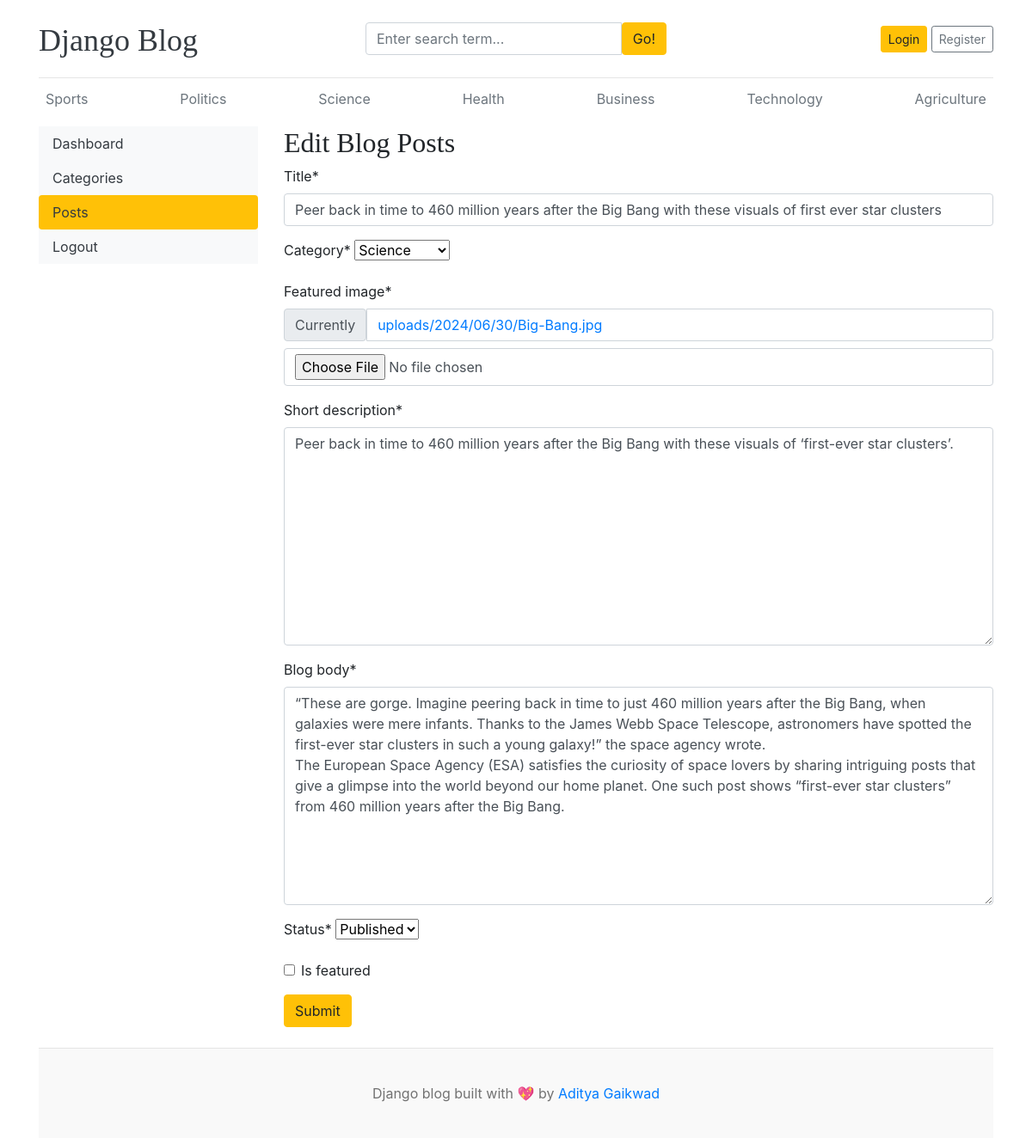
/dashboard/posts/edit/4, run on the app's committed database.
### blogs/models.py (models this page shows, shortened)
class Category(models.Model):
    category_name = models.CharField(max_length=50, unique=True)
    created_at = models.DateTimeField(auto_now_add=True)
    updated_at = models.DateTimeField(auto_now=True)
    class Meta:
        verbose_name_plural = 'categories'
    def __str__(self): # string representation of particular model
        return self.category_name

class Blog(models.Model):
    title = models.CharField(max_length=150)
    slug = models.SlugField(max_length=150, unique=True, blank=True)
    category = models.ForeignKey(Category, on_delete=models.CASCADE)
    author = models.ForeignKey(User, on_delete=models.CASCADE)
    featured_image = models.ImageField(upload_to='uploads/%Y/%m/%d')
    short_description = models.TextField(max_length=500)
    blog_body = models.TextField(max_length=2000)
    status = models.CharField(max_length=20, choices=STATUS_CHOICES, default="Draft")
    is_featured = models.BooleanField(default=False)
    created_at = models.DateTimeField(auto_now_add=True)
    updated_at = models.DateTimeField(auto_now=True)

### dashboards/views.py (the view, shortened to what this page needs)
# urls.py: path('posts/edit/<int:pk>', views.edit_posts, name='edit_posts'),
def edit_posts(request, pk):
    post = get_object_or_404(Blog, pk=pk)
    form = BlogPostForm(instance=post)
    context = {
        'form': form,
        'post': post,
    }
    return render(request, 'dashboard/edit_posts.html', context)

### dashboards/forms.py
class BlogPostForm(forms.ModelForm):
    class Meta:
        model = Blog
        fields = ('title', 'category', 'featured_image', 'short_description', 'blog_body', 'status', 'is_featured')

### blogs/context_processors.py (called while the page is built)
def get_categories(request):
    categories = Category.objects.all()
    return dict(categories=categories)

def get_social_links(request):
    social_links = SocialLink.objects.all()
    return dict(social_links=social_links)

### templates/dashboard/edit_posts.html (shortened to what this page needs)
{% extends "base.html" %}
{% block content %}
{% load crispy_forms_tags %}
<div class="row">
    {% include 'dashboard/sidebar.html' %}
    <div class="col-md-9">
        <h2>Edit Blog Posts</h2>
        <form action="{% url 'edit_posts' post.id %}" method="POST"enctype="multipart/form-data">
            {{ form | crispy }}
            <button type="submit" class="btn btn-warning">Submit</button>
        </form>
        <br>
    </div>
</div>
{% endblock %}

### templates/base.html (shortened to what this page needs)
{% load static %}
<!DOCTYPE html>
<html lang="en">
<head>
    <link href="https://getbootstrap.com/docs/4.0/dist/css/bootstrap.min.css" rel="stylesheet">
    <link href="{% static 'css/blog.css' %}" rel="stylesheet">
    <link rel="stylesheet" href="https://cdnjs.cloudflare.com/ajax/libs/font-awesome/4.7.0/css/font-awesome.min.css">
  </head>
<body>
    <div class="container">
      <header class="blog-header py-3">
        <div class="row flex-nowrap justify-content-between align-items-center">
          <div class="col-4 pt-1">
            <a class="blog-header-logo text-dark" href="/">Django Blog</a>
          </div>
          <div class="col-4">
            <form action="{% url 'search'%}">
              <div class="input-group">
                <input class="form-control" type="text" name="keyword" value="{{ keyword }}" placeholder="Enter search term..." aria-label="Enter search term..." aria-describedby="button-search" />
                <button class="btn btn-warning" id="button-search" type="submit">Go!</button>
              </div>
            </form>
          </div>
          <div class="col-4 d-flex justify-content-end align-items-center">
            {% if not user.is_authenticated %}
            <a class="btn btn-sm btn-warning" href="{% url 'login' %}">Login</a> &nbsp;
            <a class="btn btn-sm btn-outline-secondary" href="{% url 'register'%}">Register</a>
            {% else %}
            <span><a href="{% url 'dashboard' %}">Dashboard</a></span>
            &emsp;
            <span><a href="{% url 'logout' %}">Logout</a></span>
            {% endif %}
          </div>
        </div>
      </header>
      <div class="nav-scroller py-1 mb-2">
        <nav class="nav d-flex justify-content-between">
          {% for cat in categories %}
          <a class="p-2 text-muted" href="{% url 'posts_by_category' cat.id %}">{{ cat.category_name }}</a>
          {% endfor %}
        </nav>
      </div>
{% block content %}
{% endblock %}
<footer class="blog-footer">
    <p>Django blog built with 💖 by <a href="#">Aditya Gaikwad</a></p>
  </footer>
  </body>
  </html>

### blog_main/static/css/blog.css (style rules this page uses)
.blog-header { border-bottom: 1px solid #e5e5e5; }
.blog-header-logo { font-family: "Playfair Display", Georgia, "Times New Roman", serif; font-size: 2.25rem; }
h1, h2, h3, h4, h5, h6 { font-family: "Playfair Display", Georgia, "Times New Roman", serif; }
.blog-footer { padding: 2.5rem 0; color: #727272; text-align: center; background-color: #f9f9f9; border-top: .05rem solid #e5e5e5; }
.blog-footer p:last-child { margin-bottom: 0; }

### data on the page
Category: category_name "Sports"
Category: category_name "Politics"
Category: category_name "Science"
Category: category_name "Health"
Category: category_name "Business"
Category: category_name "Technology"
Category: category_name "Agriculture"
Blog: title "Peer back in time to 460 million years after the Big Bang with these visuals of first ever star clusters", category "Science", short_description "Peer back in time to 460 million years after the Big Bang with these visuals of ‘first-ever star clusters’.", blog_body "“These are gorge. Imagine peering back in time to just 460 million years after the Big Bang, when galaxies were mere infants. Thanks to the James Webb Space Telescope, astronomers have spotted the first-ever star clusters in such a young galaxy!” the space agency wrote. The European Space Agency (ESA) satisfies the curiosity of space lovers by sharing intriguing posts that give a glimpse into the world beyond our home planet. One such post shows “first-ever star clusters” from 460 million years after the Big Bang.", status "Published"
